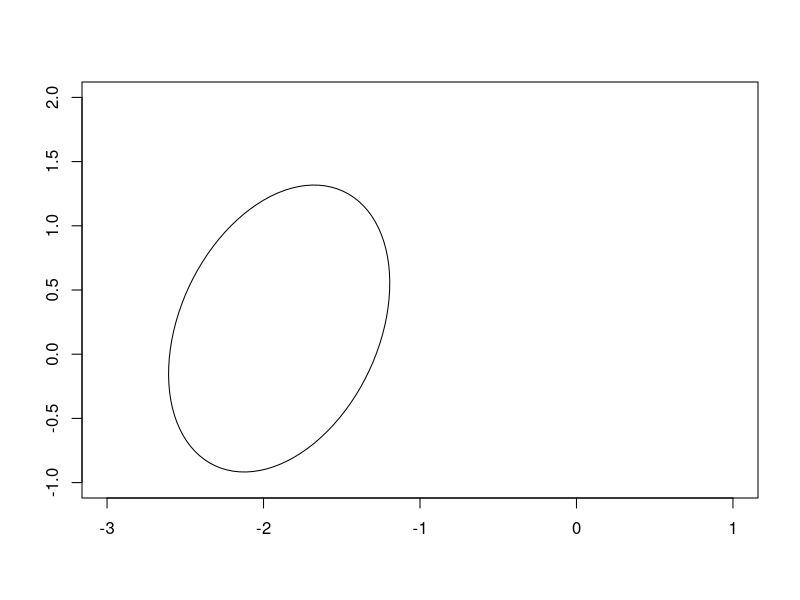
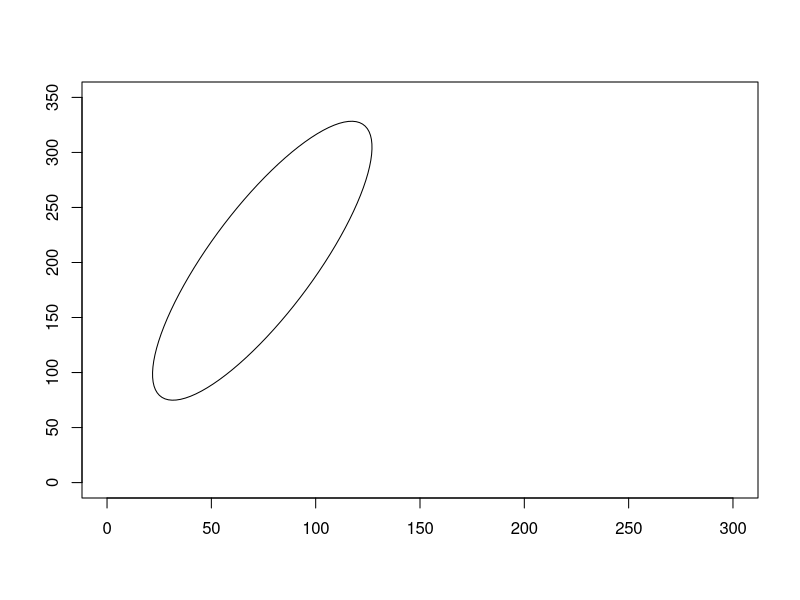

Write R code to recreate these figures, in order.

# Example 6.1
rm(list=ls())

dat <- read.table("T6-1.dat")
names(dat) <- c("BOD.com","SS.com","BOD.sta","SS.sta")

alpha <- 0.05
n <- nrow(dat)
p <- 2
mu0 <- matrix(c(0,0),ncol=1)

dj1 <- dat$BOD.com - dat$BOD.sta
dj2 <- dat$SS.com - dat$SS.sta
d <- matrix(c(dj1,dj2),ncol=2,nrow=n)
d.bar <- matrix(c(mean(dj1),mean(dj2)),ncol=1)
Sd <- var(d)

(T2 <- n*t(d.bar)%*%solve(Sd)%*%d.bar)

(T2.crit <- p*(n-1)/(n-p)*qf(1-alpha,p,n-p))

ifelse(T2>T2.crit,"Reject H0","Fail to Reject H0")

d.bar[1,1] - sqrt(p*(n-1)/(n-p)*qf(1-alpha,p,n-p))*sqrt(Sd[1,1]/n)
d.bar[1,1] + sqrt(p*(n-1)/(n-p)*qf(1-alpha,p,n-p))*sqrt(Sd[1,1]/n)

d.bar[2,1] - sqrt(p*(n-1)/(n-p)*qf(1-alpha,p,n-p))*sqrt(Sd[2,2]/n)
d.bar[2,1] + sqrt(p*(n-1)/(n-p)*qf(1-alpha,p,n-p))*sqrt(Sd[2,2]/n)


# Example 6.2
rm(list=ls())
alpha <- 0.05

dat <- read.table("T6-2.dat")
C <- matrix(c(-1,-1,1,1,
              1,-1,1,-1,
              1,-1,-1,1),byrow=TRUE,ncol=4)
X <- as.matrix(dat)
n <- nrow(X)
q <- ncol(X)
X.mean <- t(matrix(1,ncol=n) %*% X)/n
D <- X - matrix(1,nrow=n) %*% t(X.mean)
S <- (n-1)^(-1) * t(D)%*%D
Sinv <- solve(S)

C%*%X.mean
C%*%S%*%t(C)

(T2 <- n*t(C%*%X.mean)%*%solve(C%*%S%*%t(C))%*%(C%*%X.mean))

(Critical.T2 <- ((n-1)*(q-1)/(n-q+1))*qf(1-alpha,q-1,n-q+1))

# Confidence Intervals
# Interaction
C[3,]%*%X.mean - sqrt(((n-1)*(q-1)/(n-q+1))*qf(1-alpha,q-1,n-q+1))*sqrt(t(C[3,])%*%S%*%C[3,]/n)
C[3,]%*%X.mean + sqrt(((n-1)*(q-1)/(n-q+1))*qf(1-alpha,q-1,n-q+1))*sqrt(t(C[3,])%*%S%*%C[3,]/n)

# Halothane Influence
C[1,]%*%X.mean - sqrt(((n-1)*(q-1)/(n-q+1))*qf(1-alpha,q-1,n-q+1))*sqrt(t(C[1,])%*%S%*%C[1,]/n)
C[1,]%*%X.mean + sqrt(((n-1)*(q-1)/(n-q+1))*qf(1-alpha,q-1,n-q+1))*sqrt(t(C[1,])%*%S%*%C[1,]/n)

# CO2 pressure influence
C[2,]%*%X.mean - sqrt(((n-1)*(q-1)/(n-q+1))*qf(1-alpha,q-1,n-q+1))*sqrt(t(C[2,])%*%S%*%C[2,]/n)
C[2,]%*%X.mean + sqrt(((n-1)*(q-1)/(n-q+1))*qf(1-alpha,q-1,n-q+1))*sqrt(t(C[2,])%*%S%*%C[2,]/n)

# Example 6.3
rm(list=ls())

alpha <- 0.05
n1 <- 50
n2 <- 50
p <- 2
xbar1 <- matrix(c(8.3,4.1),ncol=1)
xbar2 <- matrix(c(10.2,3.9),ncol=1)
S1 <- matrix(c(2,1,1,6),ncol=2)
S2 <- matrix(c(2,1,1,4),ncol=2)

(Spooled <- (n1-1)/(n1+n2-2) * S1 + (n2-1)/(n1+n2-2) * S2)
(xbard <- xbar1 - xbar2)


library(plotrix)
angle <- atan(eigen(Spooled)$vectors[2,1]/eigen(Spooled)$vectors[1,1]) # sohcahtoa
plot(0,pch='',ylab='',xlab='',xlim=c(-3,1),ylim=c(-1,2))
c2 <- ((n1+n2-2)*p)/(n1+n2-p-1) * qf(1-alpha,p,n1+n2-p-1)
axis1 <- sqrt(eigen(Spooled)$values[1])*sqrt((1/n1+1/n2)*c2) 
axis2 <- sqrt(eigen(Spooled)$values[2])*sqrt((1/n1+1/n2)*c2) 

lengths <- c(axis1,axis2)
draw.ellipse(x=xbard[1,1],y=xbard[2,1],a=lengths[1],b=lengths[2],angle=angle,deg=FALSE)

# Example 6.4
rm(list=ls())
alpha <- 0.05
xbar1 <- matrix(c(204.4,556.6),ncol=1)
xbar2 <- matrix(c(130.0,355.0),ncol=1)
S1 <- matrix(c(13825.3,23823.4,23823.4,73107.4),ncol=2)
S2 <- matrix(c(8632.0,19616.7,19616.7,55964.5),ncol=2)
n1 <- 45
n2 <- 55
p <- 2
(Spooled <- (n1-1)/(n1+n2-2) * S1 + (n2-1)/(n1+n2-2) * S2)
(xbard <- xbar1 - xbar2)
(c2 <- ((n1+n2-2)*p)/(n1+n2-p-1) * qf(1-alpha,p,n1+n2-p-1))

xbard[1,1] - sqrt(c2)*sqrt((1/n1+1/n2)*Spooled[1,1])
xbard[1,1] + sqrt(c2)*sqrt((1/n1+1/n2)*Spooled[1,1])

xbard[2,1] - sqrt(c2)*sqrt((1/n1+1/n2)*Spooled[2,2])
xbard[2,1] + sqrt(c2)*sqrt((1/n1+1/n2)*Spooled[2,2])

library(plotrix)
angle <- atan(eigen(Spooled)$vectors[2,1]/eigen(Spooled)$vectors[1,1]) # sohcahtoa
plot(0,pch='',ylab='',xlab='',xlim=c(0,300),ylim=c(0,350))
c2 <- ((n1+n2-2)*p)/(n1+n2-p-1) * qf(1-alpha,p,n1+n2-p-1)
axis1 <- sqrt(eigen(Spooled)$values[1])*sqrt((1/n1+1/n2)*c2) 
axis2 <- sqrt(eigen(Spooled)$values[2])*sqrt((1/n1+1/n2)*c2) 

lengths <- c(axis1,axis2)
draw.ellipse(x=xbard[1,1],y=xbard[2,1],a=lengths[1],b=lengths[2],angle=angle,deg=FALSE)

# Example 6.5
1/n1 * S1 + 1/n2 * S2

a1 <- matrix(c(1,0),ncol=1)
a2 <- matrix(c(0,1),ncol=1)

xbard[1,1] - sqrt(qchisq(1-alpha,p))*sqrt(t(a1)%*%(1/n1 * S1 + 1/n2 * S2)%*%a1)
xbard[1,1] + sqrt(qchisq(1-alpha,p))*sqrt(t(a1)%*%(1/n1 * S1 + 1/n2 * S2)%*%a1)

xbard[2,1] - sqrt(qchisq(1-alpha,p))*sqrt(t(a2)%*%(1/n1 * S1 + 1/n2 * S2)%*%a2)
xbard[2,1] + sqrt(qchisq(1-alpha,p))*sqrt(t(a2)%*%(1/n1 * S1 + 1/n2 * S2)%*%a2)

(T2 <- t(xbard)%*%solve(1/n1 * S1 + 1/n2 * S2)%*%xbard)
(T2.critical <- qchisq(1-alpha,p))

(ahat <- solve(1/n1 * S1 + 1/n2 * S2)%*%xbard)

# Example 6.6
library(psych) # for trace function tr() (could also use something like sum(diag(X)) or sum(eigen(X)$values))
denom1 <- 1/n1 * (tr((1/n1 * S1 %*% solve(1/n1 * S1 + 1/n2 * S2)) %*% 
                       (1/n1 * S1 %*% solve(1/n1 * S1 + 1/n2 * S2)))+ (tr(1/n1 * S1 %*% solve(1/n1 * S1 + 1/n2 * S2)))^2 )
denom2 <- 1/n2 * (tr((1/n2 * S2 %*% solve(1/n1 * S1 + 1/n2 * S2)) %*% 
                       (1/n2 * S2 %*% solve(1/n1 * S1 + 1/n2 * S2)))+ (tr(1/n2 * S2 %*% solve(1/n1 * S1 + 1/n2 * S2)))^2 )

(v <- (p+p^2)/(denom1+denom2))

(T2)
(F.crit <- (v*p)/(v-p+1)*qf(1-alpha,p,v-p+1))

# Example 6.10
rm(list=ls())
# Examples 6.10-6.12 are limited by the summary statistics rather than raw data - calculations are bit off due to rounding
alpha <- 0.01

n1 <- 271
n2 <- 138
n3 <- 107
n <- n1 + n2 + n3
p <- 4
g <- 3

xbar1 <- matrix(c(2.066,0.480,0.082,0.360),ncol=1)
xbar2 <- matrix(c(2.167,0.596,0.124,0.418),ncol=1)
xbar3 <- matrix(c(2.273,0.521,0.125,0.383),ncol=1)

S1 <- matrix(c(.291,-.001,.002,.010,
               -.001,.011,.000,.003,
               .002,.000,.001,.000,
               .010,.003,.000,.010),ncol=4)
S2 <- matrix(c(.561,.011,.001,.037,
               .011,.025,.004,.007,
               .001,.004,.005,.002,
               .037,.007,.002,.019),ncol=4)
S3 <- matrix(c(.261,.030,.003,.018,
               .030,.017,-.000,.006,
               .003,-.000,.004,.001,
               .018,.006,.001,.013),ncol=4)

W <- (n1-1)*S1 + (n2-1)*S2 + (n3-1)*S3
xbar <- (1/(n1+n2+n3))*(n1*xbar1 + n2*xbar2 + n3*xbar3)
B <- n1 * (xbar1-xbar)%*%t(xbar1-xbar) + n2 * (xbar2-xbar)%*%t(xbar2-xbar) + n3 * (xbar3-xbar)%*%t(xbar3-xbar)

(Lambda <- det(W)/det(B+W))

(test.statistic <- (n-p-2)/p * (1-sqrt(Lambda))/sqrt(Lambda))
(critical.value <- qf(1-alpha,2*p,2*(n-p-2)))

(test.statistic.LS <- -(n-1-(p+g)/2)*log(Lambda))
(critical.value.LS <- qchisq(1-alpha,p*(g-1)))

# Example 6.11
tau1 <- (xbar1-xbar)
tau2 <- (xbar2-xbar)
tau3 <- (xbar3-xbar)
alpha <- 0.05

(tau1[3,1] - tau3[3,1]) - qt(1-alpha/(p*g*2),n-g)*sqrt((1/n1 + 1/n3)*W[3,3]/(n-g))
(tau1[3,1] - tau3[3,1]) + qt(1-alpha/(p*g*2),n-g)*sqrt((1/n1 + 1/n3)*W[3,3]/(n-g))


(tau1[3,1] - tau2[3,1]) - qt(1-alpha/(p*g*2),n-g)*sqrt((1/n1 + 1/n3)*W[3,3]/(n-g))
(tau1[3,1] - tau2[3,1]) + qt(1-alpha/(p*g*2),n-g)*sqrt((1/n1 + 1/n3)*W[3,3]/(n-g))

(tau2[3,1] - tau3[3,1]) - qt(1-alpha/(p*g*2),n-g)*sqrt((1/n1 + 1/n3)*W[3,3]/(n-g))
(tau2[3,1] - tau3[3,1]) + qt(1-alpha/(p*g*2),n-g)*sqrt((1/n1 + 1/n3)*W[3,3]/(n-g))

# Example 6.12 

(Spooled <- (n1-1)/(n1+n2+n3-g) * S1 + (n2-1)/(n1+n2+n3-g) * S2 + (n3-1)/(n1+n2+n3-g) * S3)

u <- (1/(n1-1) + 1/(n2-1) + 1/(n3-1) - 1/(n1 + n2 + n3 - g)) * ((2*p^2 + 3*p - 1)/(6*(p+1)*(g-1)))
(M <- (n1 + n2 + n3 - g)*log(det(Spooled)) - ( (n1-1)*log(det(S1)) + (n2-1)*log(det(S2)) + (n3-1)*log(det(S3)) ) )

C <- (1-u)*M
v <- (1/2)*p*(p+1)*(g-1)
C.crit <- qchisq(1-alpha,v)

# Example 6.13
rm(list=ls())

dat <- read.table("T6-4.dat")
names(dat) <- c("ExtrusionRate","Additive","TearRes","Gloss","Opacity")

# For computerized approaches - make appropriate columns factors, but this can be really annoying so don't do it in dat
dat2 <- dat
dat2[,1] <- as.factor(dat2[,1])
dat2[,2] <- as.factor(dat2[,2])

# Part (a)
alpha <- 0.05

# Using built-in functions 
fit <- manova(cbind(TearRes,Gloss,Opacity) ~ ExtrusionRate * Additive, data=dat2) # if you use dat instead of dat2, residual df=8 instead of 6
(fit.summary <- summary(fit)) 
fit.summary$SS
anova(fit)

# Example 6.14 
rm(list=ls())

x.bar1 <- matrix(c(6.833,7.033,3.967,4.700),ncol=1)
x.bar2 <- matrix(c(6.633,7.000,4.000,4.533),ncol=1)
Spooled <- matrix(c(.606,.262,.066,.161,
                    .262,.637,.173,.143,
                    .066,.173,.810,.029,
                    .161,.143,.029,.306),ncol=4,byrow=TRUE)
C <- matrix(c(-1,1,0,0,
              0,-1,1,0,
              0,0,-1,1),ncol=4,byrow=TRUE)
n1 <- n2 <- 30
p <- 4
alpha <- 0.05

# Test for Parallel Profiles for Two Normal Populations
(T2 <- (t(x.bar1-x.bar2)%*%t(C))%*%solve((1/n1+1/n2)*C%*%Spooled%*%t(C))%*%(C%*%(x.bar1-x.bar2)))
(c2 <- ((n1+n2-2)*(p-1))/(n1+n2-p) * qf(1-alpha,p-1,n1+n2-p))
# Fail to Reject, conduct next test

# Test for Coincident Profiles
one <- matrix(rep(1,p),ncol=1)
(T2 <- (t(one)%*%(x.bar1-x.bar2))%*%
          solve((1/n1+1/n2)*
                  t(one)%*%Spooled%*%one)%*%
    (t(one)%*%(x.bar1-x.bar2)))
(c2 <- qf(1-alpha,1,n1+n2-2))
# Fail to Reject

